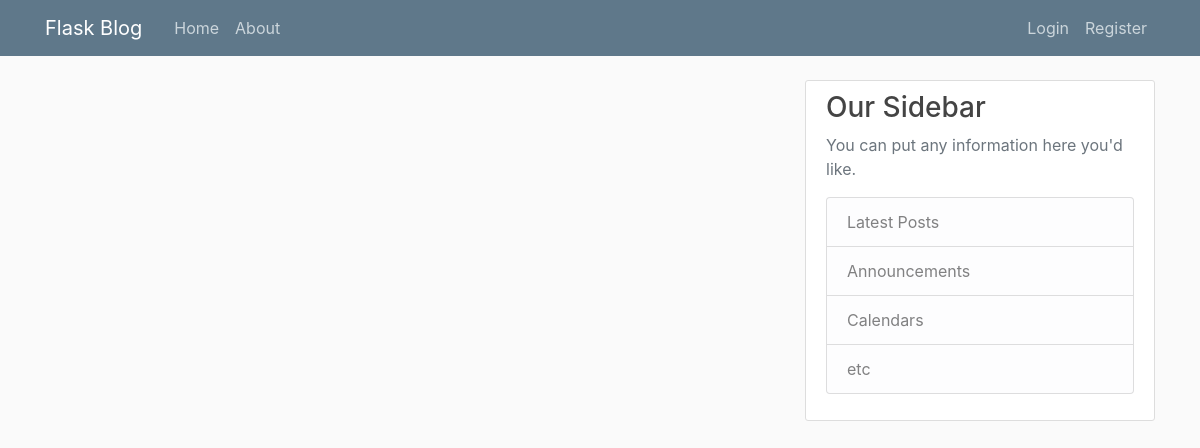
Page /home on the earlier database version.
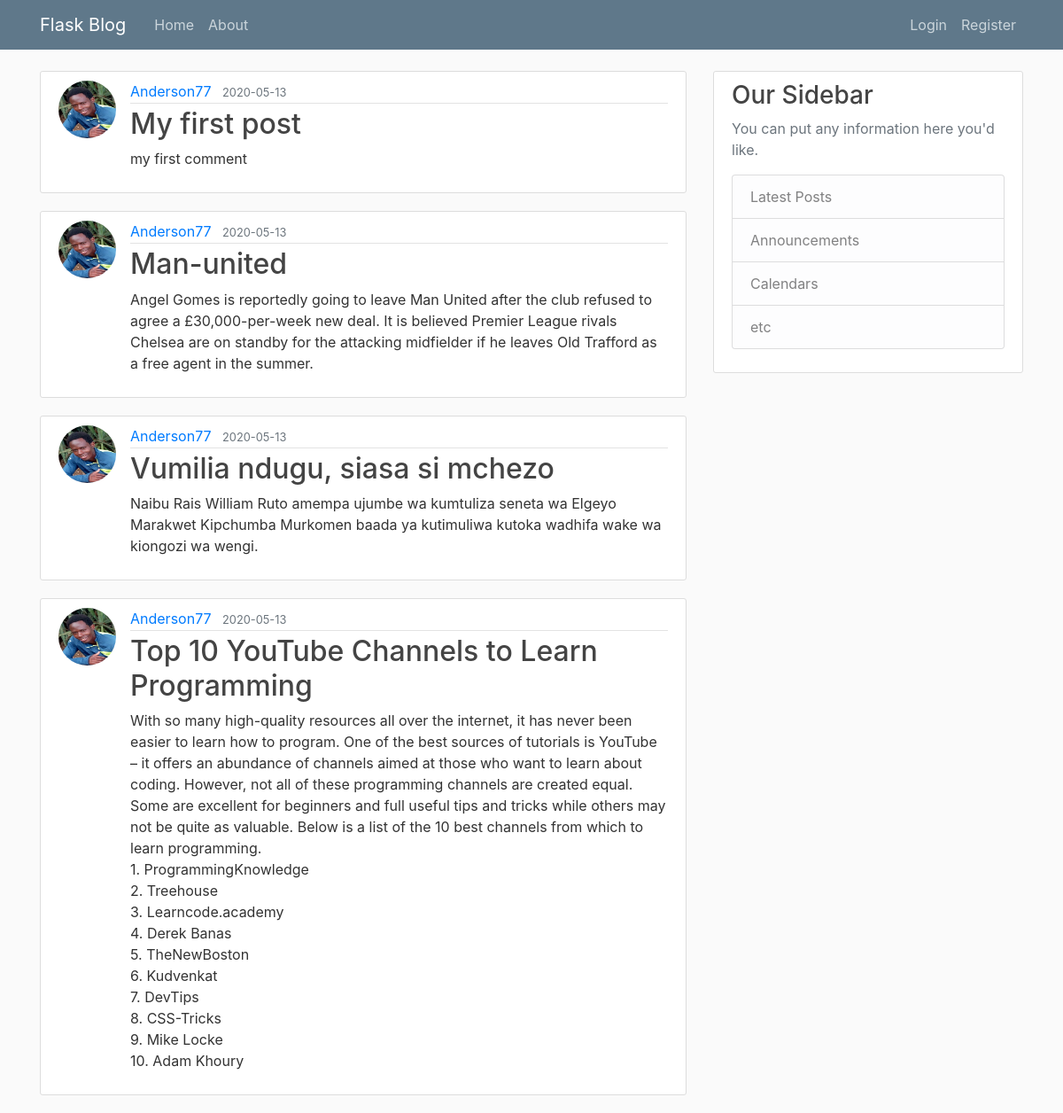
Same page on the later database version.
### flaskblog/models.py (models this page shows, shortened)
class Post(db.Model):
    id = db.Column(db.Integer, primary_key=True)
    title = db.Column(db.String(100), nullable=False)
    date_posted = db.Column(db.DateTime, nullable=False, default=datetime.utcnow)
    content = db.Column(db.Text, nullable=False)
    user_id = db.Column(db.Integer, db.ForeignKey('user.id'), nullable=False)

class User(db.Model, UserMixin):
    id = db.Column(db.Integer, primary_key=True)
    username = db.Column(db.String(20), unique=True, nullable=False)
    email = db.Column(db.String(120), unique=True, nullable=False)
    image_file = db.Column(db.String(20), nullable=False, default='default.jpg')
    password = db.Column(db.String(60), nullable=False)
    posts = db.relationship('Post', backref='author', lazy=True)

### flaskblog/routes.py (the view)
@app.route("/")
@app.route("/home")
def home():
    posts = Post.query.all()
    return render_template('home.html', posts=posts)

### flaskblog/templates/home.html
{% extends "layout.html" %}
{% block content %}
    {% for post in posts %}
        <article class="media content-section">
          <img class="rounded-circle article-img" src="{{ url_for('static', filename='profile_pics/' + post.author.image_file) }}">
          <div class="media-body">
            <div class="article-metadata">
              <a class="mr-2" href="#">{{ post.author.username }}</a>
              <small class="text-muted">{{ post.date_posted.strftime('%Y-%m-%d') }}</small>
            </div>
            <h2><a class="article-title" href="{{ url_for('post', post_id=post.id) }}">{{ post.title }}</a></h2>
            <p class="article-content">{{ post.content }}</p>
          </div>
        </article>
    {% endfor %}
{% endblock content %}

### flaskblog/templates/layout.html (shortened to what this page needs)
<!DOCTYPE html>
<html>
<head>
    <link rel="stylesheet" href="https://maxcdn.bootstrapcdn.com/bootstrap/4.0.0/css/bootstrap.min.css">
    <link rel="stylesheet" type="text/css" href="{{ url_for('static', filename='main.css') }}">
</head>
<body>
    <header class="site-header">
      <nav class="navbar navbar-expand-md navbar-dark bg-steel fixed-top">
        <div class="container">
          <a class="navbar-brand mr-4" href="/">Flask Blog</a>
          <div class="collapse navbar-collapse" id="navbarToggle">
            <div class="navbar-nav mr-auto">
              <a class="nav-item nav-link" href="{{ url_for('home') }}">Home</a>
              <a class="nav-item nav-link" href="{{ url_for('about') }}">About</a>
            </div>
            <div class="navbar-nav">
              {% if current_user.is_authenticated %}
                <a class="nav-item nav-link" href="{{ url_for('new_post') }}">New Post</a>
                <a class="nav-item nav-link" href="{{ url_for('account') }}">Account</a>
                <a class="nav-item nav-link" href="{{ url_for('logout') }}">Logout</a>
              {% else %}
                <a class="nav-item nav-link" href="{{ url_for('login') }}">Login</a>
                <a class="nav-item nav-link" href="{{ url_for('register') }}">Register</a>
              {% endif %}
            </div>
          </div>
        </div>
      </nav>
    </header>
    <main role="main" class="container">
      <div class="row">
        <div class="col-md-8">
          {% block content %}{% endblock %}
        </div>
        <div class="col-md-4">
          <div class="content-section">
            <h3>Our Sidebar</h3>
            <p class='text-muted'>You can put any information here you'd like.
              <ul class="list-group">
                <li class="list-group-item list-group-item-light">Latest Posts</li>
                <li class="list-group-item list-group-item-light">Announcements</li>
                <li class="list-group-item list-group-item-light">Calendars</li>
                <li class="list-group-item list-group-item-light">etc</li>
              </ul>
            </p>
          </div>
        </div>
      </div>
    </main>
</body>
</html>

### flaskblog/static/main.css (style rules this page uses)
body { background: #fafafa; color: #333333; margin-top: 5rem; }
h1, h2, h3, h4, h5, h6 { color: #444444; }
.bg-steel { background-color: #5f788a; }
.site-header .navbar-nav .nav-link { color: #cbd5db; }
.content-section { background: #ffffff; padding: 10px 20px; border: 1px solid #dddddd; border-radius: 3px; margin-bottom: 20px; }
.article-title { color: #444444; }
.article-content { white-space: pre-line; }
.article-img { height: 65px; width: 65px; margin-right: 16px; }
.article-metadata { padding-bottom: 1px; margin-bottom: 4px; border-bottom: 1px solid #e3e3e3 }

Differences in the rows shown:
added Post: image_file (placeholder picture), author.username "Anderson77", date_posted "2020-05-13", title "My first post", content "my first comment"
added Post: image_file (placeholder picture), author.username "Anderson77", date_posted "2020-05-13", title "Man-united", content "Angel Gomes is reportedly going to leave Man United after the club refused to agree a £30,000-per-week new deal. It is believed Premier League rivals Chelsea are on standby for the attacking midfielder if he leaves Old Trafford as a free agent in the summer."
added Post: image_file (placeholder picture), author.username "Anderson77", date_posted "2020-05-13", title "Vumilia ndugu, siasa si mchezo", content "Naibu Rais William Ruto amempa ujumbe wa kumtuliza seneta wa Elgeyo Marakwet Kipchumba Murkomen baada ya kutimuliwa kutoka wadhifa wake wa kiongozi wa wengi."
added Post: image_file (placeholder picture), author.username "Anderson77", date_posted "2020-05-13", title "Top 10 YouTube Channels to Learn Programming", content "With so many high-quality resources all over the internet, it has never been easier to learn how to program. One of the best sources of tutorials is YouTube – it offers an abundance of channels aimed at those who want to learn about coding. However, not all of these programming channels are created equal. Some are excellent for beginners and full useful tips and tricks while others may not be quite as valuable. Below is a list of the 10 best channels from which to learn programming. 1. ProgrammingKnowledge 2. Treehouse 3. Learncode.academy 4. Derek Banas 5. TheNewBoston 6. Kudvenkat 7. DevTips 8. CSS-Tricks 9. Mike Locke 10. Adam Khoury"
